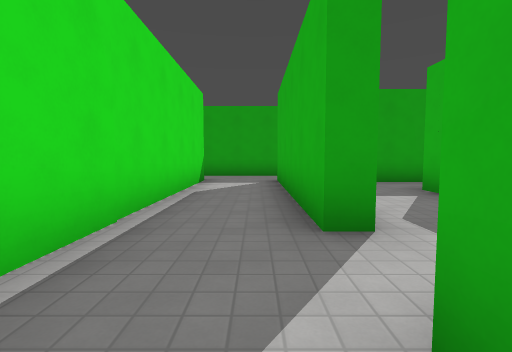
[1] (above)

18 first-person views from a walk through a level from a Godot 3-D game. The camera is 1.3 m above the floor, tilts 4° down and sees 85° across. The floor is counted in squares, 2 m on a side. Each view is taken from the middle of a square. On the plan, view 1 faces up. The plan holds only what a view shows up to about 9 squares ahead; the rest is blank. The place goes on beyond the plan. Flat picture figures and markers are not drawn. Characters and animated objects are left out. Surface patterns are stand-ins for the level's own textures.

[2]
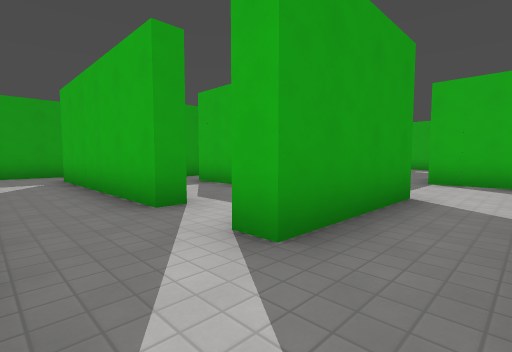

[3]
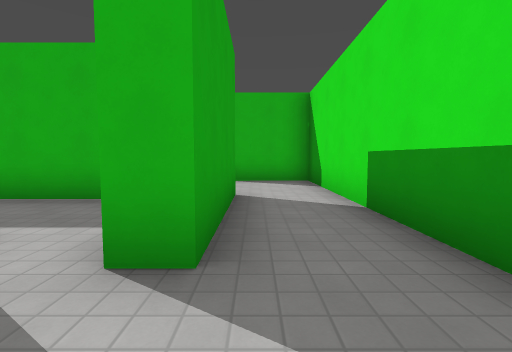

[4]
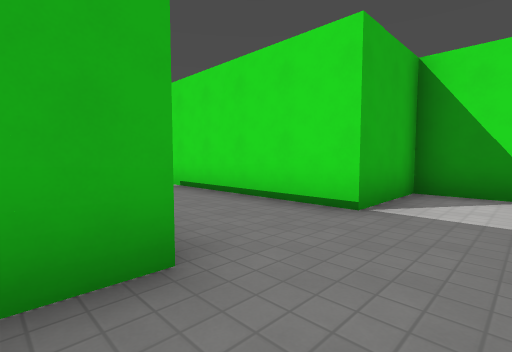

[5]
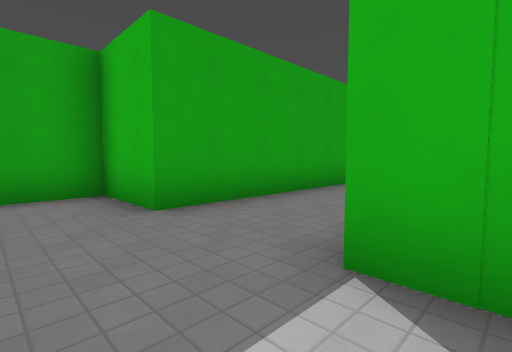

[6]
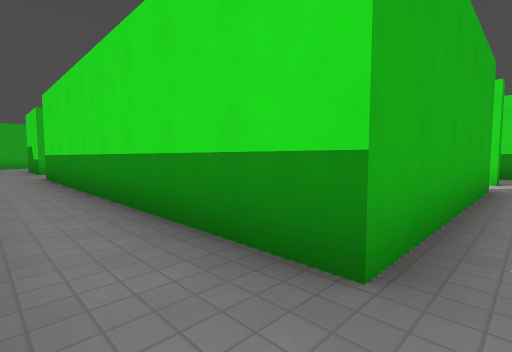

[7]
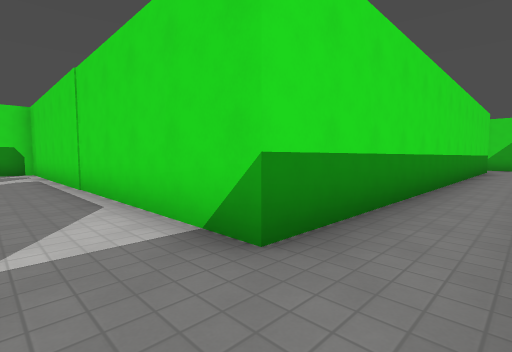

[8]
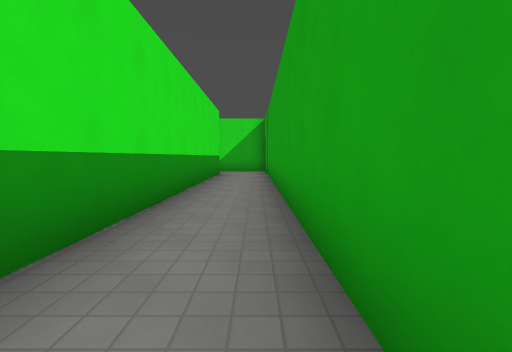

[9]
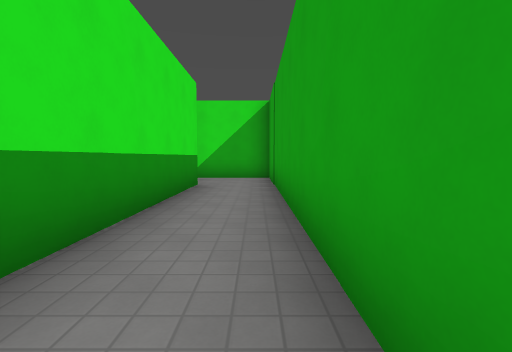

[10]
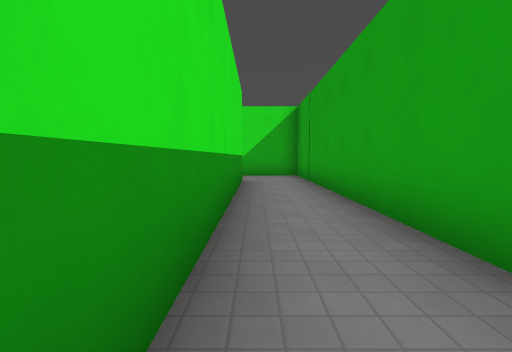

[11]
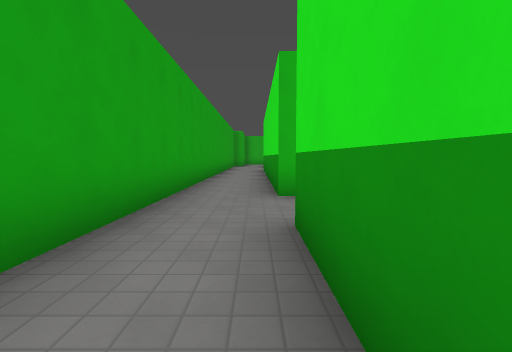

[12]
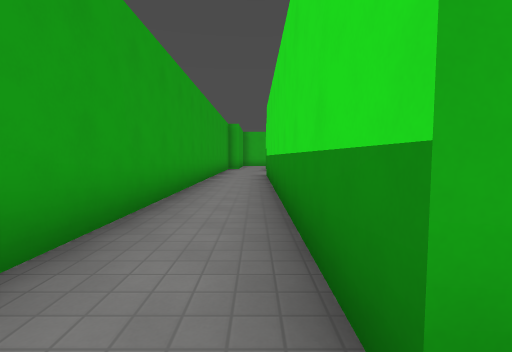

[13]
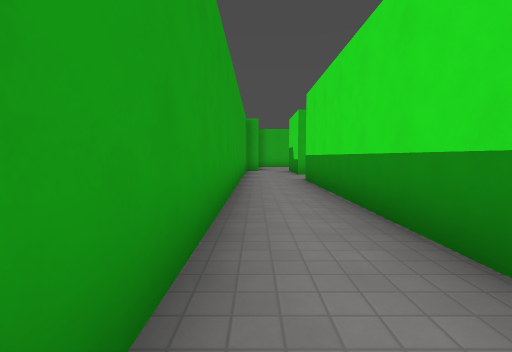

[14]
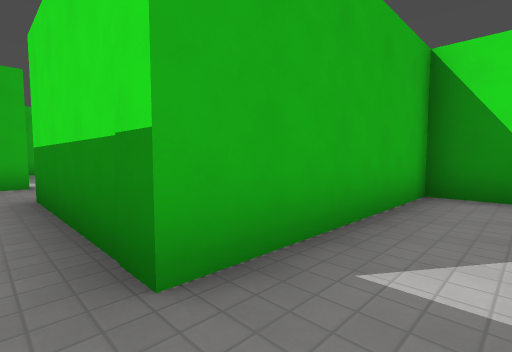

[15]
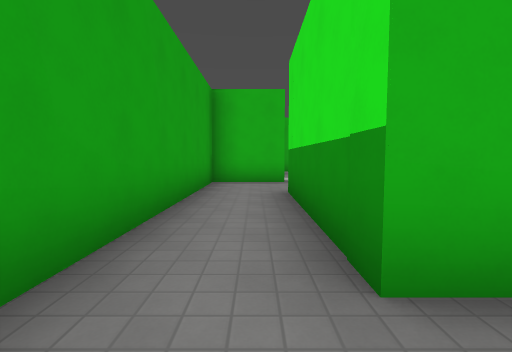

[16]
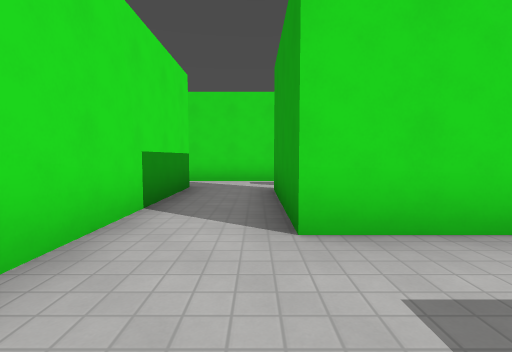

[17]
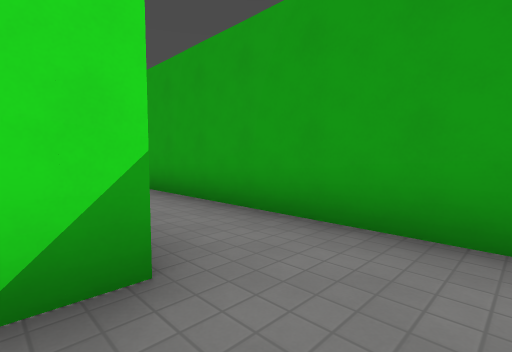

[18]
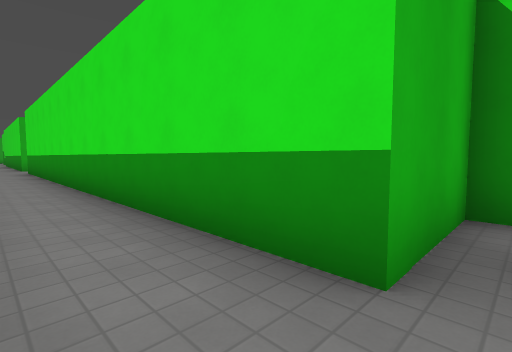

### Floor plan
Points are (right, up) in squares from view 1. A wall is a line through its corners. A room is listed if a view was taken in it or the views show most of it. See-through windows are left out.
Room 1 (views 1, 2, 3)
walls: (-1.4, 1.5) (-1.4, -1.5); (0.6, 0.3) (0.6, 1)
ways out: opening at (1, 0) to room 2; opening at (-0.5, 1) to room 3
Room 2 (views 4, 5, 16)
walls: (6.5, 0.1) (6.5, 0.8) (9.5, 0.8); (3.7, 2.1) (3.7, 0.3) (0.6, 0.3); (6.5, 5) (5.1, 5); (9.5, 3.2) (7.4, 3.2); (0.1, -1.4) (6.5, -1.4)
ways out: opening at (1, 0) to room 1
objects: box (7, 4)
Room 3 (views 6, 7, 8, 9, 10, 11, 12, 13, 17, 18)
walls: (0.6, 2.4) (0.6, 7.6) (9.5, 7.6); (-14.5, 5.4) (-14.5, 7.6) (-1.4, 7.6) (-1.4, 1.5); (-16.5, 9.5) (-16.5, 7.1); (9.2, 9.4) (-16.1, 9.4)
ways out: opening at (-0.5, 1) to room 1; opening at (1, 2) to room 4
Room 4 (views 14, 15)
walls: (1.1, 2.4) (0.6, 2.4); (2.1, 0.8) (3.2, 0.8) (3.2, 5.4)
ways out: opening at (1, 2) to room 3; opening at (4, 6) to room 5
Room 5 (no view inside)
walls: (9.1, 5.2) (9.1, 7.1) (3, 7.1); (3.2, 5.4) (6.5, 5.4)
ways out: opening at (4, 6) to room 4

Where each view was taken, in squares from view 1:
view 1: 0 up, 0 right, facing up
view 2: 1 down, 1 left, facing up-right
view 3: 0 up, 1 left, facing right
view 4: 4 up, 5 right, facing down-right
view 5: 0 up, 5 right, facing up-right
view 6: 9 up, 0 right, facing down-right
view 7: 9 up, 0 right, facing down-left
view 8: 9 up, 4 left, facing left
view 9: 9 up, 8 left, facing left
view 10: 8 up, 7 left, facing left
view 11: 8 up, 4 left, facing right
view 12: 8 up, 0 right, facing right
view 13: 9 up, 2 right, facing right
view 14: 6 up, 2 right, facing down-right
view 15: 6 up, 2 right, facing right
view 16: 0 up, 6 right, facing left
view 17: 7 up, 0 right, facing up-left
view 18: 9 up, 15 left, facing down-right
